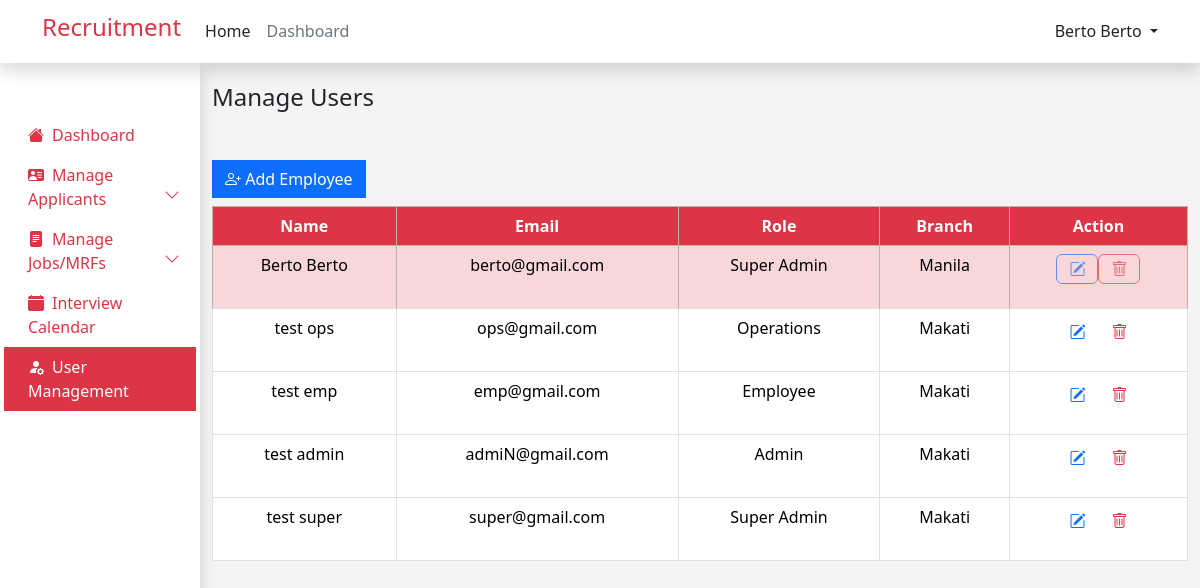
Screenshot of /admin/manage_user.php (signed in) with the database file from the repository.
### tables this page shows
CREATE TABLE `user` (
  `id` int(11) NOT NULL,
  `first_name` varchar(255) NOT NULL,
  `last_name` varchar(255) NOT NULL,
  `email` varchar(255) NOT NULL,
  `password` varchar(255) NOT NULL,
  `role` varchar(255) NOT NULL,
  `resume` varchar(255) NOT NULL,
  `branch` varchar(255) NOT NULL
);

### admin/manage_user.php (the view, shortened to what this page needs)
<?php
include ('../admin/manage_user_process.php');
$query = "SELECT * FROM user WHERE role != ?";
$role = "user";
$stmt = $conn->prepare($query);
$stmt->bind_param("s", $role);
$stmt->execute();
$result = $stmt->get_result();
include ('../components/header.php');
?>
<!DOCTYPE html>
<html lang="en">
<head>
</head>
<body style="background-color: #F4F4F4; ">
    <div class="container-fluid">
        <div class="row">
            <div class="col-md-2 col-lg-3 col-xl-2 bg-white  p-0 m-0 d-lg-block shadow" style="min-height: 91vh;">
                <?php include ("../admin/admin_sidebar.php"); ?>
            </div>
            <div class="col-md-10 col-lg-9 col-xl-10  mt-3 ">
                <h4 class=" mt-1 mb-5 ">Manage Users</h4>
                <div class="row">
                    <div class="col-md-6 col-lg-9">
                        <div class="float-start mb-2">
                            <button type="button" class="btn btn-primary " data-bs-toggle="modal"
                                data-bs-target="#addUserModal" style="border-radius: 0;">
                                <i class="bi bi-person-plus"></i> Add Employee
                            </button>
                        </div>
                    </div>
                </div>
                <div class="table-responsive">
                    <table id="employeeTable" class="table text-center table-hover table-bordered bg-white border">
                        <thead class="table-danger">
                            <tr>
                                <th class="bg-danger text-white">Name</th>
                                <th class="bg-danger text-white">Email</th>
                                <th class="bg-danger text-white">Role</th>
                                <th class="bg-danger text-white">Branch</th>
                                <th class="bg-danger text-white">Action</th>
                            </tr>
                        </thead>
                        <tbody style="margin-bottom: 10px;">
                            <?php
                            while ($row = $result->fetch_assoc()) {
                                $loggedInUserId = $_SESSION['user_id'];
                                $highlightClass = ($loggedInUserId == $row['id']) ? 'table-danger' : '';
                                $disableAction = ($loggedInUserId == $row['id']) ? 'disabled' : '';
                                ?>
                                <tr>
                                    <td class="<?php echo $highlightClass; ?>">
                                        <?php echo $row['first_name'] . ' ' . $row['last_name']; ?>
                                    </td>
                                    <td class="<?php echo $highlightClass; ?>">
                                        <?php echo $row['email']; ?>
                                    </td>
                                    <td class="<?php echo $highlightClass; ?>">
                                        <?php echo $row['role']; ?>
                                    </td>
                                    <td class="<?php echo $highlightClass; ?>">
                                        <?php echo $row['branch']; ?>
                                    </td>
                                    <td class="<?php echo $highlightClass; ?>">
                                        <div class="btn-group" role="group" aria-label="User Actions">
                                            <form>
                                                <button type="button" class="btn text-primary" data-bs-toggle="modal"
                                                    data-bs-target="#editUserModal<?php echo $row['id'] ?>" <?php echo $disableAction; ?>>
                                                    <i class="bi bi-pencil-square"></i>
                                                </button>
                                            </form>
                                            <form id="deleteEmpForm<?php echo $row['id'] ?>"
                                                action="manage_user_process.php" method="post">
                                                <button type="button" class="btn text-danger"
                                                    onclick="confirmDelete(<?php echo $row['id']; ?>)" <?php echo $disableAction; ?>>
                                                    <i class="bi bi-trash"></i>
                                                </button>
                                            </form>
                                        </div>
                                    </td>
                                </tr>
                                <?php
                            }
                            ?>
                        </tbody>
                    </table>
                </div>
            </div>
        </div>
    </div>
</body>
</html>

### rows the page displays
user: first_name "Berto", last_name "Berto", email "berto@gmail.com", role "Super Admin", branch "Manila"
user: first_name "test", last_name "ops", email "ops@gmail.com", role "Operations", branch "Makati"
user: first_name "test", last_name "emp", email "emp@gmail.com", role "Employee", branch "Makati"
user: first_name "test", last_name "admin", email "admiN@gmail.com", role "Admin", branch "Makati"
user: first_name "test", last_name "super", email "super@gmail.com", role "Super Admin", branch "Makati"

### other values shown
$user "Berto Berto"
